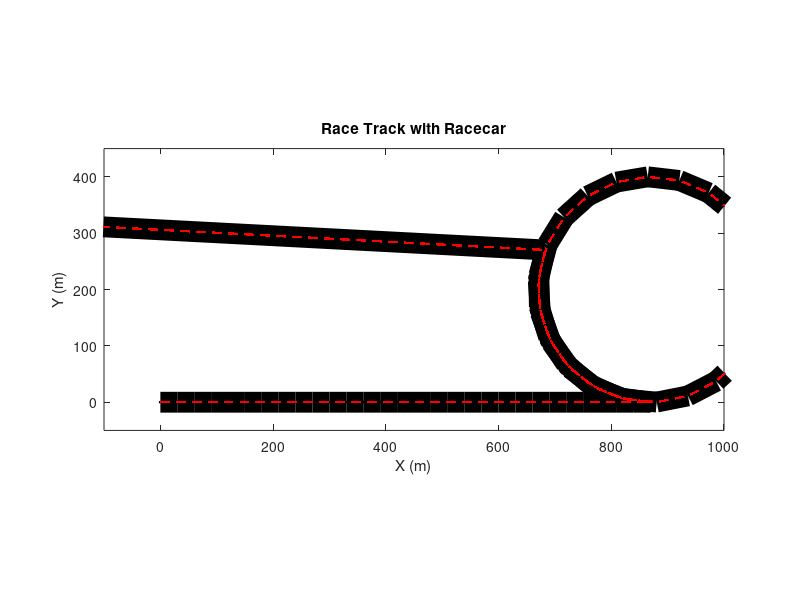

The MATLAB source for this figure:
% Track Specs
straightaway_length = 900; % Length of Track Straightaways [m]
turn_radius = 200; % Radius of Track Turns [m]
turn_angle = 180; % Angle of Turn (From Entry to Exit) [deg]
track_width = 15; % Width of Track [m]
car_width = 1; % Width of Car [m]
car_length = 2.5; % Length of Car (From Center) [m]

% Waypoint Setup
num_waypoints = 120; % Number of Waypoints for Track
delta_s = (2*straightaway_length)/(num_waypoints/2); % Change in Distance in Track Straightaways (30 for 120) [m]
delta_theta = (2*turn_angle)/(num_waypoints/2); % Change in Angle in Track Turns (6 for 120) [deg]
disp(delta_s)
disp(delta_theta)

% Track Coordinates
x_track_array = zeros(1,num_waypoints); % X Track Coordinates (Updated from 0 as code runs)
y_track_array = zeros(1,num_waypoints); % Y Track Coordinates (Updated from 0 as code runs)
theta_track_array = zeros(1,num_waypoints); % Angle Track Coordinates (Updated from 0 as code runs)

% Car Coordinates
car_RF_x_array = zeros(1,num_waypoints); % Car RF X Coordinates (Updated from 0 as code runs)
car_RR_x_array = zeros(1,num_waypoints); % Car RR X Coordinates (Updated from 0 as code runs)
car_LF_x_array = zeros(1,num_waypoints); % Car LF X Coordinates (Updated from 0 as code runs)
car_LR_x_array = zeros(1,num_waypoints); % Car LR X Coordinates (Updated from 0 as code runs)
car_RF_y_array = zeros(1,num_waypoints); % Car RF Y Coordinates (Updated from 0 as code runs)
car_RR_y_array = zeros(1,num_waypoints); % Car RR Y Coordinates (Updated from 0 as code runs)
car_LF_y_array = zeros(1,num_waypoints); % Car LF Y Coordinates (Updated from 0 as code runs)
car_LR_y_array = zeros(1,num_waypoints); % Car LR Y Coordinates (Updated from 0 as code runs)

for i = 1:num_waypoints
    % Front Straightaway
    if i <= num_waypoints/4
        x_track_array(i) = (i - 1)*delta_s;
        y_track_array(i) = 0;
        theta_track_array(i) = 0;
        car_RF_x_array(i) = (i - 1)*delta_s + car_length;
        car_RR_x_array(i) = (i - 1)*delta_s - car_length;
        car_LF_x_array(i) = (i - 1)*delta_s + car_length;
        car_LR_x_array(i) = (i - 1)*delta_s - car_length;
        car_RF_y_array(i) = -car_width;
        car_RR_y_array(i) = -car_width;
        car_LF_y_array(i) = car_width;
        car_LR_y_array(i) = car_width;
    % Turns 1 & 2
    elseif (num_waypoints/4 < i) && (i <= num_waypoints/2)
        theta_track_array(i) = (i - num_waypoints/4 - 1) * delta_theta;
        x_track_array(i) = x_track_array(num_waypoints/4) + turn_radius * sin(theta_track_array(i));
        y_track_array(i) = turn_radius * (1 - cos(theta_track_array(i)));
        car_RF_x_array(i) = x_track_array(num_waypoints/4) + (turn_radius + car_width) * sin(theta_track_array(i));
        car_RR_x_array(i) = x_track_array(num_waypoints/4) + (turn_radius + car_width) * sin(theta_track_array(i));
        car_LF_x_array(i) = x_track_array(num_waypoints/4) + (turn_radius - car_width) * sin(theta_track_array(i));
        car_LR_x_array(i) = x_track_array(num_waypoints/4) + (turn_radius - car_width) * sin(theta_track_array(i));
        car_RF_y_array(i) = (turn_radius + car_width) * (1 - cos(theta_track_array(i)));
        car_RR_y_array(i) = (turn_radius + car_width) * (1 - cos(theta_track_array(i)));
        car_LF_y_array(i) = (turn_radius - car_width) * (1 - cos(theta_track_array(i)));
        car_LR_y_array(i) = (turn_radius - car_width) * (1 - cos(theta_track_array(i)));
    % Back Straightaway
    elseif (num_waypoints/2 < i) && (i <= num_waypoints*(3/4))
        x_track_array(i) = (i - 1)*-delta_s;
        y_track_array(i) = 2*turn_radius;
        theta_track_array(i) = 0;
        car_RF_x_array(i) = (i - 1)*delta_s + car_length;
        car_RR_x_array(i) = (i - 1)*delta_s - car_length;
        car_LF_x_array(i) = (i - 1)*delta_s + car_length;
        car_LR_x_array(i) = (i - 1)*delta_s - car_length;
        car_RF_y_array(i) = 2*turn_radius + car_width;
        car_RR_y_array(i) = 2*turn_radius + car_width;
        car_LF_y_array(i) = 2*turn_radius - car_width;
        car_LR_y_array(i) = 2*turn_radius - car_width;
    % Turns 3 & 4
    else
        theta_track_array(i) = (i - num_waypoints * (3 / 4) - 1) * delta_theta;
        x_track_array(i) = x_track_array(num_waypoints * (3 / 4)) + turn_radius * sin(theta_track_array(i));
        y_track_array(i) = turn_radius - turn_radius * cos(theta_track_array(i));
        car_RF_x_array(i) = x_track_array(num_waypoints * (3 / 4)) + (turn_radius + car_width) * sin(theta_track_array(i));
        car_RR_x_array(i) = x_track_array(num_waypoints * (3 / 4)) + (turn_radius + car_width) * sin(theta_track_array(i));
        car_LF_x_array(i) = x_track_array(num_waypoints * (3 / 4)) + (turn_radius - car_width) * sin(theta_track_array(i));
        car_LR_x_array(i) = x_track_array(num_waypoints * (3 / 4)) + (turn_radius - car_width) * sin(theta_track_array(i));
        car_RF_y_array(i) = 2 * turn_radius - (turn_radius + car_width) * cos(theta_track_array(i));
        car_RR_y_array(i) = 2 * turn_radius - (turn_radius + car_width) * cos(theta_track_array(i));
        car_LF_y_array(i) = 2 * turn_radius - (turn_radius - car_width) * cos(theta_track_array(i));
        car_LR_y_array(i) = 2 * turn_radius - (turn_radius - car_width) * cos(theta_track_array(i));
    end
end

% Plotting the Track
figure;
plot(x_track_array, y_track_array, 'k', 'LineWidth', track_width);
hold on;

for i = 1:num_waypoints
    % Plotting the Car
    car_x_array = [car_RF_x_array(i),car_RR_x_array(i),car_LF_x_array(i),car_LR_x_array(i)];
    car_y_array = [car_RF_y_array(i),car_RR_y_array(i),car_LF_y_array(i),car_LR_y_array(i)];
    patch(car_x_array,car_y_array,'b')
    
    % Plotting the Car Path
    plot(x_track_array, y_track_array, 'r--', 'LineWidth', 1);
end

% Set axis limits
axis equal;
axis([-100, straightaway_length + 100, -50, 2 * turn_radius + 50]);

% Add labels and title
xlabel('X (m)');
ylabel('Y (m)');
title('Race Track with Racecar');
